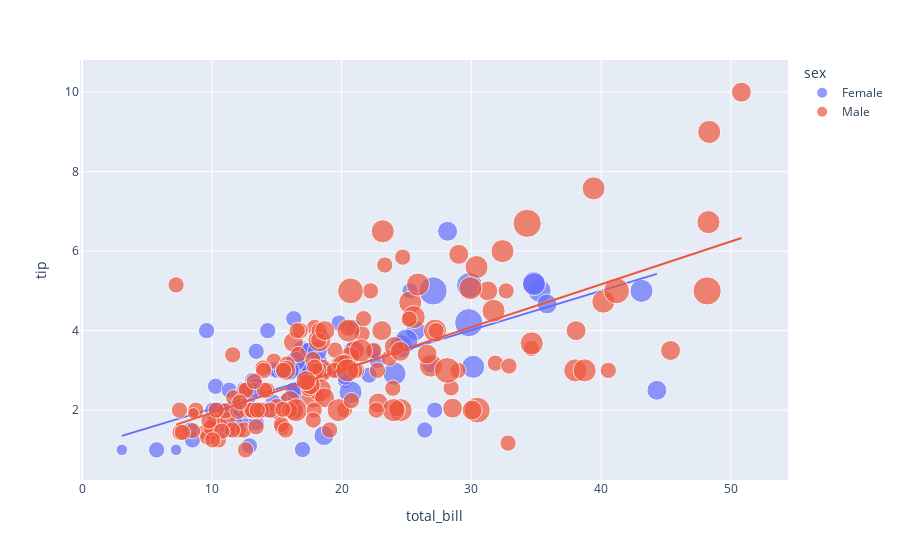

Source (notebook cell):
### Code cell
# total bill paid 
# number of peoples at the table
# and gender of the person

fig = px.scatter(data_frame=data, x="total_bill",
                 y="tip", size="size", color="sex", trendline="ols")
fig.show()

### Figure 1 — Plotly figure (JSON) as saved in the notebook; plotly's stock layout.template omitted (floating-point values rounded to 4 significant figures; data arrays with more than 128 entries replaced by an {"elided": "..."} marker saying what was removed)
{"data": [{"hovertemplate": "sex=Female<br>total_bill=%{x}<br>tip=%{y}<br>size=%{marker.size}<extra></extra>", "legendgroup": "Female", "marker": {"color": "#636efa", "size": [2, 4, 4, 2, 3, 3, 2, 2, 2, 2, 4, 3, 2, 4, 2, 2, 1, 3, 2, 2, 2, 1, 4, 2, 2, 2, 2, 2, 3, 2, 2, 2, 1, 3, 2, 2, 2, 4, 2, 2, 6, 2, 2, 2, 2, 2, 2, 2, 2, 2, 2, 2, 6, 2, 2, 3, 2, 5, 4, 2, 3, 2, 2, 2, 2, 3, 3, 2, 4, 2, 2, 2, 2, 3, 2, 2, 3, 2, 4, 2, 3, 2, 2, 2, 3, 2, 2], "sizemode": "area", "sizeref": 0.015, "symbol": "circle"}, "mode": "markers", "name": "Female", "orientation": "v", "showlegend": true, "type": "scatter", "x": [16.99, 24.59, 35.26, 14.83, 10.33, 16.97, 20.29, 15.77, 19.65, 15.06, 20.69, 16.93, 10.29, 34.81, 26.41, 16.45, 3.07, 17.07, 26.86, 25.28, 14.73, 10.07, 34.83, 5.75, 16.32, 22.75, 11.35, 15.38, 44.3, 22.42, 20.92, 14.31, 7.25, 25.71, 17.31, 10.65, 12.43, 24.08, 13.42, 12.48, 29.8, 14.52, 11.38, 20.27, 11.17, 12.26, 18.26, 8.51, 10.33, 14.15, 13.16, 17.47, 27.05, 16.43, 8.35, 18.64, 11.87, 29.85, 25, 13.39, 16.21, 17.51, 10.59, 10.63, 9.6, 20.9, 18.15, 19.81, 43.11, 13, 12.74, 13, 16.4, 16.47, 12.76, 13.27, 28.17, 12.9, 30.14, 13.42, 15.98, 16.27, 10.09, 22.12, 35.83, 27.18, 18.78], "xaxis": "x", "y": [1.01, 3.61, 5, 3.02, 1.67, 3.5, 2.75, 2.23, 3, 3, 2.45, 3.07, 2.6, 5.2, 1.5, 2.47, 1, 3, 3.14, 5, 2.2, 1.83, 5.17, 1, 4.3, 3.25, 2.5, 3, 2.5, 3.48, 4.08, 4, 1, 4, 3.5, 1.5, 1.8, 2.92, 1.68, 2.52, 4.2, 2, 2, 2.83, 1.5, 2, 3.25, 1.25, 2, 2, 2.75, 3.5, 5, 2.3, 1.5, 1.36, 1.63, 5.14, 3.75, 2.61, 2, 3, 1.61, 2, 4, 3.5, 3.5, 4.19, 5, 2, 2.01, 2, 2.5, 3.23, 2.23, 2.5, 6.5, 1.1, 3.09, 3.48, 3, 2.5, 2, 2.88, 4.67, 2, 3], "yaxis": "y"}, {"hovertemplate": "<b>OLS trendline</b><br>tip = 0.0988779 * total_bill + 1.04802<br>R<sup>2</sup>=0.466488<br><br>sex=Female<br>total_bill=%{x}<br>tip=%{y} <b>(trend)</b><extra></extra>", "legendgroup": "Female", "marker": {"color": "#636efa", "symbol": "circle"}, "mode": "lines", "name": "Female", "showlegend": false, "type": "scatter", "x": [3.07, 5.75, 7.25, 8.35, 8.51, 9.6, 10.07, 10.09, 10.29, 10.33, 10.33, 10.59, 10.63, 10.65, 11.17, 11.35, 11.38, 11.87, 12.26, 12.43, 12.48, 12.74, 12.76, 12.9, 13, 13, 13.16, 13.27, 13.39, 13.42, 13.42, 14.15, 14.31, 14.52, 14.73, 14.83, 15.06, 15.38, 15.77, 15.98, 16.21, 16.27, 16.32, 16.4, 16.43, 16.45, 16.47, 16.93, 16.97, 16.99, 17.07, 17.31, 17.47, 17.51, 18.15, 18.26, 18.64, 18.78, 19.65, 19.81, 20.27, 20.29, 20.69, 20.9, 20.92, 22.12, 22.42, 22.75, 24.08, 24.59, 25, 25.28, 25.71, 26.41, 26.86, 27.05, 27.18, 28.17, 29.8, 29.85, 30.14, 34.81, 34.83, 35.26, 35.83, 43.11, 44.3], "xaxis": "x", "y": [1.352, 1.617, 1.765, 1.874, 1.889, 1.997, 2.044, 2.046, 2.065, 2.069, 2.069, 2.095, 2.099, 2.101, 2.152, 2.17, 2.173, 2.222, 2.26, 2.277, 2.282, 2.308, 2.31, 2.324, 2.333, 2.333, 2.349, 2.36, 2.372, 2.375, 2.375, 2.447, 2.463, 2.484, 2.504, 2.514, 2.537, 2.569, 2.607, 2.628, 2.651, 2.657, 2.662, 2.67, 2.673, 2.675, 2.677, 2.722, 2.726, 2.728, 2.736, 2.76, 2.775, 2.779, 2.843, 2.854, 2.891, 2.905, 2.991, 3.007, 3.052, 3.054, 3.094, 3.115, 3.117, 3.235, 3.265, 3.297, 3.429, 3.479, 3.52, 3.548, 3.59, 3.659, 3.704, 3.723, 3.736, 3.833, 3.995, 4.0, 4.028, 4.49, 4.492, 4.534, 4.591, 5.311, 5.428], "yaxis": "y"}, {"hovertemplate": "sex=Male<br>total_bill=%{x}<br>tip=%{y}<br>size=%{marker.size}<extra></extra>", "legendgroup": "Male", "marker": {"color": "#EF553B", "size": {"elided": "157 int values"}, "sizemode": "area", "sizeref": 0.015, "symbol": "circle"}, "mode": "markers", "name": "Male", "orientation": "v", "showlegend": true, "type": "scatter", "x": {"elided": "157 float values"}, "xaxis": "x", "y": {"elided": "157 float values"}, "yaxis": "y"}, {"hovertemplate": "<b>OLS trendline</b><br>tip = 0.107861 * total_bill + 0.852148<br>R<sup>2</sup>=0.448569<br><br>sex=Male<br>total_bill=%{x}<br>tip=%{y} <b>(trend)</b><extra></extra>", "legendgroup": "Male", "marker": {"color": "#EF553B", "symbol": "circle"}, "mode": "lines", "name": "Male", "showlegend": false, "type": "scatter", "x": {"elided": "157 float values"}, "xaxis": "x", "y": {"elided": "157 float values"}, "yaxis": "y"}], "layout": {"legend": {"itemsizing": "constant", "title": {"text": "sex"}, "tracegroupgap": 0}, "margin": {"t": 60}, "xaxis": {"anchor": "y", "domain": [0, 1], "title": {"text": "total_bill"}}, "yaxis": {"anchor": "x", "domain": [0, 1], "title": {"text": "tip"}}}}
